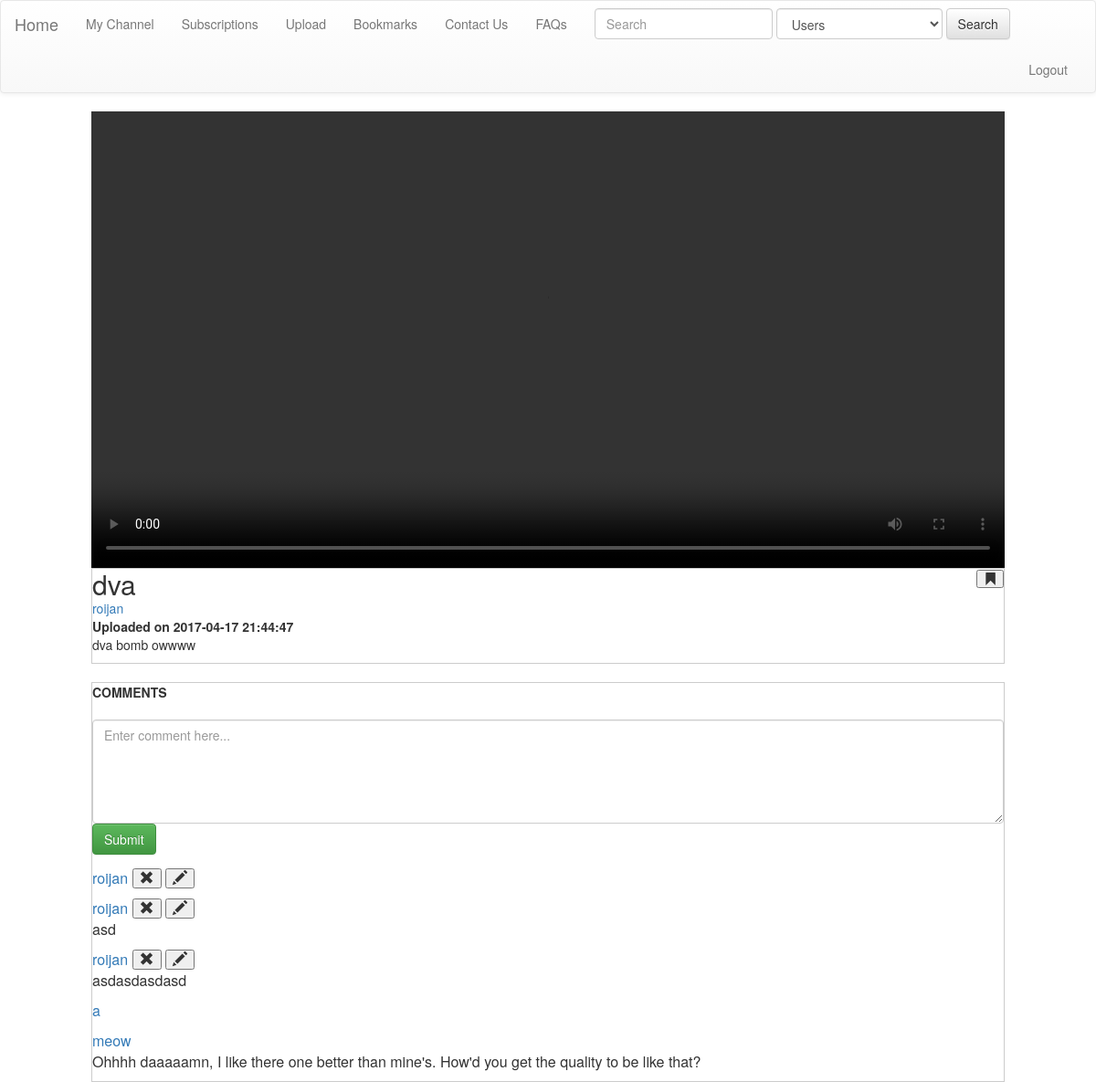
The page /Upload/watch/2 (signed in) on the database its author committed.
### tables this page shows
CREATE TABLE `video` (
  `ID` int(5) NOT NULL,
  `user_id` int(5) NOT NULL,
  `game_id` int(5) NOT NULL,
  `filename` varchar(50) NOT NULL,
  `fileextension` varchar(4) NOT NULL,
  `video_title` varchar(50) NOT NULL,
  `video_description` varchar(100) NOT NULL,
  `date_uploaded` timestamp NOT NULL DEFAULT CURRENT_TIMESTAMP
);

CREATE TABLE `user` (
  `ID` int(5) NOT NULL,
  `first_name` varchar(30) NOT NULL,
  `last_name` varchar(30) NOT NULL,
  `username` varchar(30) NOT NULL,
  `password` varchar(72) NOT NULL,
  `email_address` varchar(50) NOT NULL
);

CREATE TABLE `comment` (
  `ID` int(5) NOT NULL,
  `video_id` int(5) NOT NULL,
  `commentor_id` int(5) NOT NULL,
  `comment_message` varchar(100) NOT NULL
);

### app/controllers/Upload.php (called while the page is built, shortened)
<?php
class Upload extends Controller
{
	function watch($id){
		$aVideo = $this->model('Video');
		$aVideo = $aVideo->find($id);
		$theUser = $this->model('User');
		$theUser = $theUser->find($aVideo->user_id);
		$theComments = $this->model('Comment');
		$theComments = $theComments->where('video_id', '=', $aVideo->ID)->get();
		$aGame = $this->model('Game');
		$allGames = $aGame->findAll();
		$this->view('/Upload/watch',['videos'=>$aVideo, 'user'=>$theUser, 'comments'=>$theComments, 'games'=>$allGames]);
	}
}

### app/core/App.php (called while the page is built, shortened)
<?php
class App
{
	protected $method = 'index';
	public function __construct(){
		$url = $this->parseURL();
		if(file_exists('app/controllers/' . $url[0] . '.php')){
			unset($url[0]);
		}
		$this->controller = new $this->controller();
		if(isset($url[1])){
			if(method_exists($this->controller, $url[1])){
				$this->method = $url[1];
				unset($url[1]);
			}
		}
		$this->params = $url ? array_values($url) : [];
		call_user_func_array([$this->controller, $this->method], $this->params);
	}
	public function parseUrl(){
		if(isset($_GET['url'])){
			return $url = explode('/', filter_var(rtrim($_GET['url'], '/'), FILTER_SANITIZE_URL));
		}
	}
}
?>

### index.php (called while the page is built, shortened)
<?php
$app = new App();
?>

### app/core/Model.php (called while the page is built, shortened)
<?php
class Model{
    protected $_connection;
    protected $_className = null;
    protected $_classProps;
    protected $_selectOne;
    protected $_selectAll;
    protected $_whereClause;
    protected $_orderBy;
    protected $_DBName = 'uploads';
    protected $_exclusions = ['_connection','_className','_classProps','_exclusions','_additions','_DBName','_insert','_update','_delete','_selectOne','_selectAll','_whereClause', '_orderBy'];
    public function __construct(PDO $connection = null)
    {
        $this->_connection = $connection;
        if ($this->_connection === null) {
            $this->_connection = new PDO('mysql:host=localhost;dbname=' . $this->_DBName, 'root', '');
            $this->_connection->setAttribute(PDO::ATTR_ERRMODE, PDO::ERRMODE_EXCEPTION);
        }
    }
    public function find($ID)
    {
        $stmt = $this->_connection->prepare($this->_selectOne);
        $stmt->execute(array('ID'=>$ID));
        $stmt->setFetchMode(PDO::FETCH_CLASS, $this->_className);
        return $stmt->fetch();
    }
    public function where($field, $op, $value){
        $value = $this->_connection->quote($value);
        if($this->_whereClause == '')
            $this->_whereClause .= " WHERE $field $op $value";
        else
            $this->_whereClause .= " AND $field $op $value";
        return $this;
    }
    public function get(){
        $select = $this->_selectAll . $this->_whereClause . $this->_orderBy;
        $stmt = $this->_connection->prepare($select);
        $stmt->execute();
        $stmt->setFetchMode(PDO::FETCH_CLASS, $this->_className);
        $returnVal = [];
        while($rec = $stmt->fetch()){
            $returnVal[] = $rec;
        }
        return $returnVal;
    }
    protected function setProps(){
        $this->_className = get_class($this);
        $this->_classProps = [];
        $array = get_object_vars($this);
        foreach ($array as $key => $value) {
            if(!in_array($key, $this->_exclusions))
                $this->_classProps[] = $key;
        }
    }
    protected function makeSQL(){
        $num = count($this->_classProps);
        if ($num  > 0){
            $setClause = [];
            foreach($this->_classProps as $item)
                $setClause[] = sprintf('%s = :%s', $item, $item);
            $setClause = implode(', ', $setClause);
        }
        $this->_selectOne   = "SELECT * FROM $this->_className WHERE ID = :ID";
        $this->_selectAll   = "SELECT * FROM $this->_className";
    }
}
?>

### app/views/Upload/watch.php (the view, shortened to what this page needs)
<html>
	<head>
		<link rel="stylesheet" href="http://maxcdn.bootstrapcdn.com/bootstrap/3.3.7/css/bootstrap.min.css">
		<link rel="stylesheet" href="http://maxcdn.bootstrapcdn.com/bootstrap/3.3.7/css/bootstrap-theme.min.css">
		<link rel="stylesheet" type="text/css" href="/css/watch.css">
		<?php include("css/navigation.php");?>
	</head>
	<body>
		<?php
			$video = $data['videos'];
			$user = $data['user'];
			echo "<div class='video_container'><video width='1000' controls='controls'><source src='/videos/$video->filename' type='video/$video->fileextension'></video></div>";
			echo "<div class='title_container' style='margin:auto;'><h2 style='display:inline;'>$video->video_title</h2>";
			echo "<form action='/Saved/add/$video->ID' method='post' style='display:inline;'><button class='glyphicon glyphicon-bookmark pull-right' type='submit' name='action' value='Bookmark'></button></form><br/>";
			echo "<a href='/profile/$user->ID'>$user->username</a>&nbsp;<br/>";
			echo "<b>Uploaded on $video->date_uploaded</b>";
			echo "<p>$video->video_description</p></div><br/>";
		?>
		<div class="comments_container" style='margin:auto;'>
			<b>COMMENTS</b>
			<form method="post" action="/Remark/add"><br />
				<textarea class = "form-control" name="comment_message" rows = "5" cols="50" placeholder="Enter comment here..."></textarea>
				<input class = "btn btn-success" type="submit" name="action" value='Submit'/>
			</form>
			<table>
				<?php
				if(!empty($data['comments']))
				{
					  foreach($data['comments'] as $comment){
						    $theUser = $this->model('User');
						    $theUser = $theUser->find($comment->commentor_id);
						    $theVid = $data['videos'];
		    					echo "<tr>
	    								<td>
	    								 	<a href='/profile/$comment->commentor_id'>$theUser->username</a></ br>";
	    								 	if($theUser->ID == $_SESSION['userID'])
	    								  	{
	    								  		echo "<form action='/remark/delete/$comment->ID' method='post' style='display:inline'>
				    									<button class='glyphicon glyphicon-remove' type='submit' name='action' value='Delete'></button>
				    									<input name = 'video_id' type = 'hidden' value='$theVid->ID'>
								    					<input name = 'commentor_id' type = 'hidden' value='$theUser->ID'>
	    								  			  </form>";
	    								  		echo "<form action='/remark/edit/$comment->ID' method='post' style='display:inline'>
				    									<button class='glyphicon glyphicon-pencil' type='submit' name='action' value='Edit'></button>
				    									<input name = 'video_id' type = 'hidden' value='$theVid->ID'>
								    					<input name = 'commentor_id' type = 'hidden' value='$theUser->ID'>
	    								  			  </form>";
	    								  	}
	    						echo	"<p>
	    								  	$comment->comment_message";
		    					echo "  </p>
		    						  	</td>
	    							  </tr>";
		    				}
					  }
				?>
			</table>
		</div>
	</body>
</html>

### app/core/Controller.php (shortened to what this page needs)
<?php
class Controller
{
	public function model($model){
		if(file_exists('app/models/' . $model . '.php')){
			return new $model();
		}else
			return null;
	}
	protected function view($view, $data = []){
		if(file_exists('app/views/' . $view . '.php')){
			require_once 'app/views/' . $view . '.php';
		}
		else
			echo "Can't load view $view: file not found!";
	}
}
?>

### css/navigation.php (shortened to what this page needs)
<nav class="navbar navbar-default">
  <div class="container-fluid">
    <div class="navbar-header">
      <a class="navbar-brand" href="/Home">Home</a>
    </div>
    <div class="collapse navbar-collapse" id="bs-example-navbar-collapse-1">
      <ul class="nav navbar-nav">
        <li><a href="/Profile/<?php echo $_SESSION['userID'] ?>">My Channel <span class="sr-only">(current)</span></a></li>
        <li><a href="/Follow">Subscriptions</a></li>
        <li><a href="/Upload/add">Upload</a></li>
        <li><a href="/Saved">Bookmarks</a></li>
        <li><a href="/Home/Tickets">Contact Us</a></li>
        <li><a href="/Home/Faq">FAQs</a></li>
      </ul>
      <form class="navbar-form navbar-left" method="post" action="/Home/Search">
        <div class="form-group">
          <input type="text" name = "q" class="form-control" placeholder="Search">
        <select name="select_catalog" id="select_catalog" class="form-control">
            <optgroup label="All">
            <option value="Users">Users</option>
            </optgroup>
        </select>
        </div>
        <button type="submit" name="action" value='Search' class="btn btn-default">Search</button>
      </form>
      <ul class="nav navbar-nav navbar-right">
        <li><a href="/Login/doLogout">Logout</a>
      </ul>
    </div>
  </div>
</nav>

### css/watch.css (style rules this page uses)
.video_container { text-align: center; }
.title_container { margin-left: 32.5em; width:1000px; height:auto; border: 1px solid #ccc; }
.comments_container { margin-left: 32.5em; width:1000px; height:auto; border: 1px solid #ccc; }

### rows shown on the page
video: video_title "dva", date_uploaded "2017-04-17 21:44:47", video_description "dva bomb owwww"
user: username "roijan"
comment: commentor.username "roijan"
comment: commentor.username "roijan", comment_message "asd"
comment: commentor.username "roijan", comment_message "asdasdasdasd"
comment: commentor.username "a"
comment: commentor.username "meow", comment_message "Ohhhh daaaaamn, I like there one better than mine's. How'd you get the quality to be like that?"
